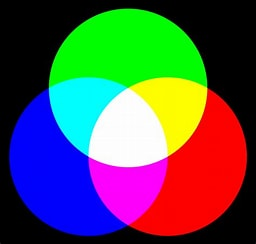
#> input picture CV/Practical 1/input_rgb_image.jpg, 256 x 244 px, given in place of _nat.mp4, which was not available
$ python test.py
#> lines starting #> are read from the running program, lines starting #| are printed output that depends on the picture; after the words box and inside, x2 and y2 are one past the last pixel; in counts of white or black regions, pixels touching at a corner belong together; pictures that were not available may be replaced by others from this repository, and a replacement may not be noted
import cv2
import numpy as np
def main():
    capture = cv2.VideoCapture('E:\AJ Code\Paython\CV\Practical 8\_nat.mp4')
    if not capture.isOpened():
        print("Unable to open file!")
        return
    colors = np.random.randint(0, 255, (100, 3))
    ret, old_frame = capture.read()
#> old_frame is the input picture: shape (244, 256, 3); mean B, G, R 80.3, 80.5, 80.3
    if not ret:
        return
    old_gray = cv2.cvtColor(old_frame, cv2.COLOR_BGR2GRAY)
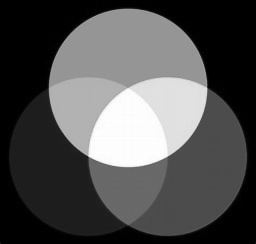
#> old_gray: shape (244, 256); min 0, max 255, mean 80.4
    p0 = cv2.goodFeaturesToTrack(old_gray, maxCorners=100, qualityLevel=0.3, minDistance=7)
#> p0 = [[89, 158], [205, 86]]
    mask = np.zeros_like(old_frame)
    while True:
        ret, frame = capture.read()
        if not ret:
            break
        frame_gray = cv2.cvtColor(frame, cv2.COLOR_BGR2GRAY)
        p1, status, err = cv2.calcOpticalFlowPyrLK(old_gray, frame_gray, p0, None)
#> p1 = [[89, 158], [205, 86]]; status = [1, 1]; err = [0, 0]
        if p1 is not None:
            good_new = p1[status == 1]
#> good_new = [[89, 158], [205, 86]]
            good_old = p0[status == 1]
#> good_old = [[89, 158], [205, 86]]
            for i, (new, old) in enumerate(zip(good_new, good_old)):
                a, b = new.ravel()
                c, d = old.ravel()
                mask = cv2.line(mask, (int(a), int(b)), (int(c), int(d)), colors[i].tolist(), 2)
                frame = cv2.circle(frame, (int(a), int(b)), 5, colors[i].tolist(), -1)
#> this loop made 2 passes
#> (a, b, c, d) on passes 1 to 2: (89, 158, 89, 158), (205, 86, 205, 86)
#> pass 2, in main, `frame = cv2.circle(frame, (int(a), int(b)), 5, colors[i].tolist(), -1)`:
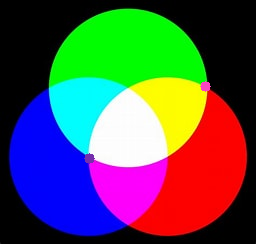
#> frame: shape (244, 256, 3); mean B, G, R 80.5, 80.3, 80.5
            img = cv2.add(frame, mask)
            hist = cv2.calcHist([frame], [0], None, [256], [0, 256])
#> hist = 256 values, max 32868 at index 0, min 0 at index 117, mean 244
            hist_image = np.zeros((100, 256), dtype=np.uint8)
            cv2.normalize(hist, hist, 0, 100, cv2.NORM_MINMAX)
            for i in range(1, 256):
                cv2.line(hist_image, (i - 1, 100), (i, 100 - int(hist[i][0])), 255, 1)
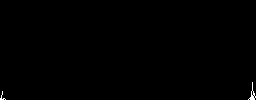
#> hist_image: shape (100, 256); 0.23% white in thin lines or dots, all inside (x1, y1, x2, y2) = (0, 82, 256, 100)
            hist_image = cv2.cvtColor(hist_image, cv2.COLOR_GRAY2BGR)
            cv2.imshow('Histogram', hist_image)
            cv2.imshow('Optical Flow Motion Detection', img)
        keyboard = cv2.waitKey(30)
#> (key q is pressed here)
        if keyboard == ord('q') or keyboard == 27:
            break


        old_gray = frame_gray.copy()
        p0 = good_new.reshape(-1, 1, 2) if p1 is not None else None

    capture.release()
    cv2.destroyAllWindows()

if __name__ == "__main__":
    main()
